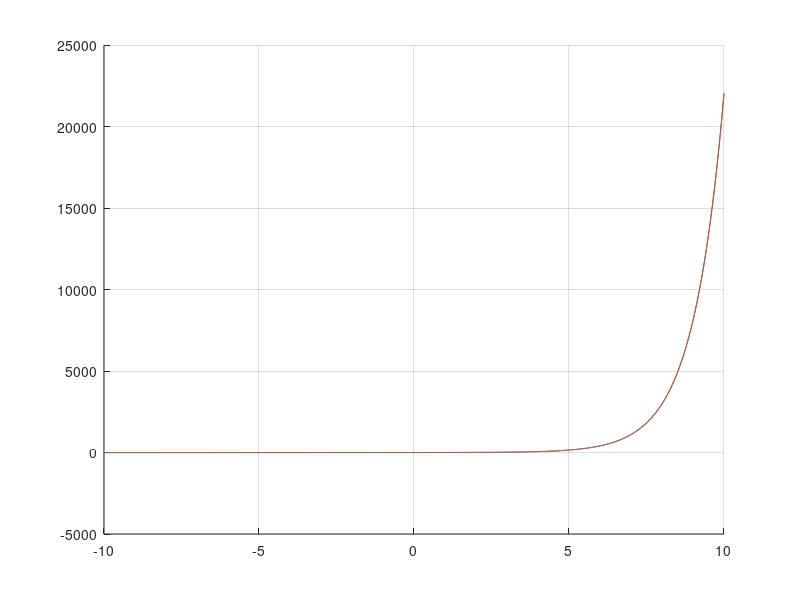

Write MATLAB code to recreate this figure. (Note: this script raises an error after producing the figure.)
clear all;
clc;

f = @(x) exp(x) - 2 + x;
Df = @(x) exp(x) + 1;
a = -2; b = 2;
toll = 10^(-8);
maxit = 1000;
x = linspace(-10, 10, 1000);
x0 = 0;

figure(1)
hold on
plot(x, f(x));
plot(x, Df(x));
grid on

[xs, xall , iter] = newton(f, Df, x0, toll, maxit);

sol = 0.442854401002389;

err = abs(sol - xall)/(abs(sol));

figure(2)
semilogy(err, '-ok');
